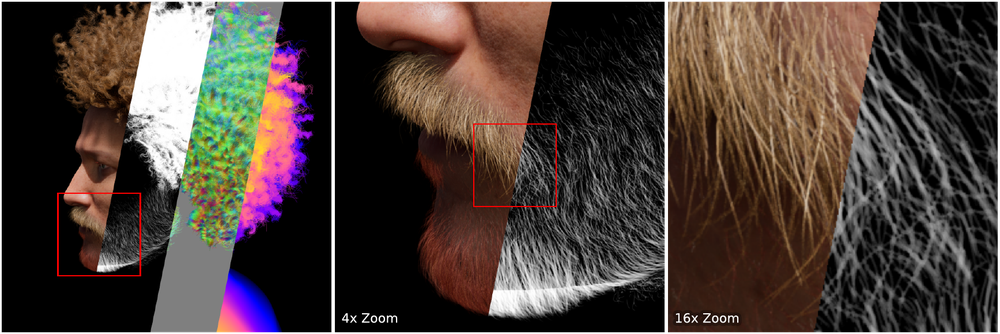
#> input picture images/thumbnail.png, 1000 x 334 px, shrunk from 1735 x 579 before the run
$ python estimate_sipq_folder.py --input-path images
#> lines starting #> are read from the running program, lines starting #| are printed output that depends on the picture; long printed decimals are rounded
### src/soft_ipq.py
import numpy as np


def soft_IPQ(alpha: np.ndarray) -> float:
    """
    Soft-IPQ implementation.

    Args:
        alpha: (H, W, C) or (H, W) array of alpha values.
    Returns:
        float: Soft-IPQ score.
    """
    assert alpha.ndim in (2, 3), "alpha must be 2D or 3D (H, W[, C])"
    alpha = alpha.astype(float)
    if alpha.ndim == 2:
        alpha = alpha[:, :, None]

    # calculate magnitude and gradient magnitude
    magnitudes = np.sqrt(np.sum(np.square(alpha), axis=-1))
    gy, gx = np.gradient(alpha, axis=(0, 1))
    grad_magnitudes = np.sqrt(np.sum(gx ** 2 + gy ** 2, axis=-1))

    # Accumulate magnitudes
    A = np.sum(magnitudes)
    L = np.sum(grad_magnitudes)
    if A == 0:
        return 0.0
    else:
        return (L ** 2) / (4 * np.pi * A)

### estimate_sipq_folder.py
import argparse
import os
import sys
from pathlib import Path

_SRC_DIR = Path(__file__).resolve().parent / "src"
if str(_SRC_DIR) not in sys.path:
    sys.path.insert(0, str(_SRC_DIR))

import numpy as np
from PIL import Image

from soft_ipq import soft_IPQ

_EXT = {".png", ".jpg", ".jpeg", ".tif", ".tiff", ".webp"}


def main() -> None:
    parser = argparse.ArgumentParser(description="Soft-IPQ for each matte in a folder, then the average")
    parser.add_argument("--input-path", type=str, required=True, help="Directory containing matte images")
    args = parser.parse_args()

    folder = args.input_path
    names = sorted(n for n in os.listdir(folder) if Path(n).suffix.lower() in _EXT)
    if not names:
        print("No images found.")
        return

    scores = []
    for n in names:
        path = os.path.join(folder, n)
        arr = np.asarray(Image.open(path).convert("L"), dtype=float) / 255.0
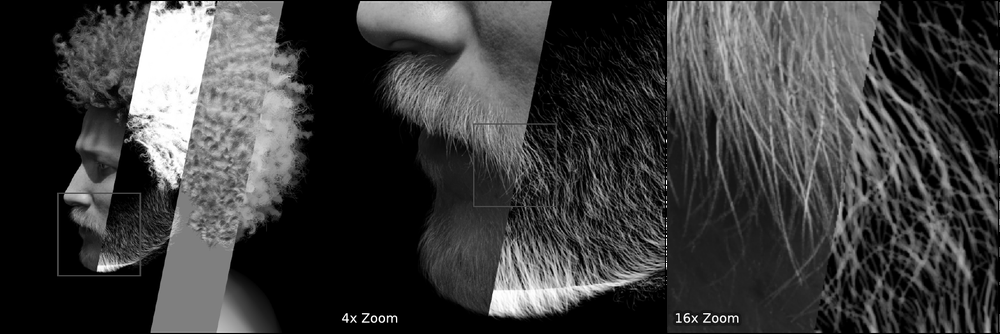
#> arr: shape (334, 1000) float64; min 0, max 1, mean 0.239
        s = soft_IPQ(arr)
#> in soft_IPQ, `gy, gx = np.gradient(alpha, axis=(0, 1))`:
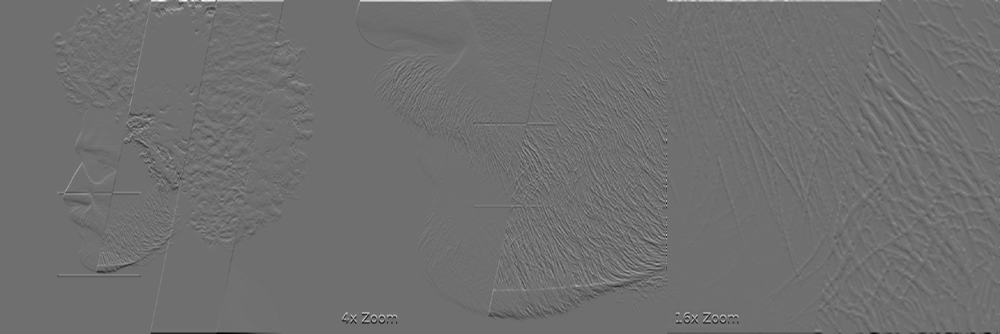
#> gy: shape (334, 1000, 1) float64; min -0.745, max 0.953, mean 0.000265; drawn with min black and max white
#> in soft_IPQ, `gy, gx = np.gradient(alpha, axis=(0, 1))`:
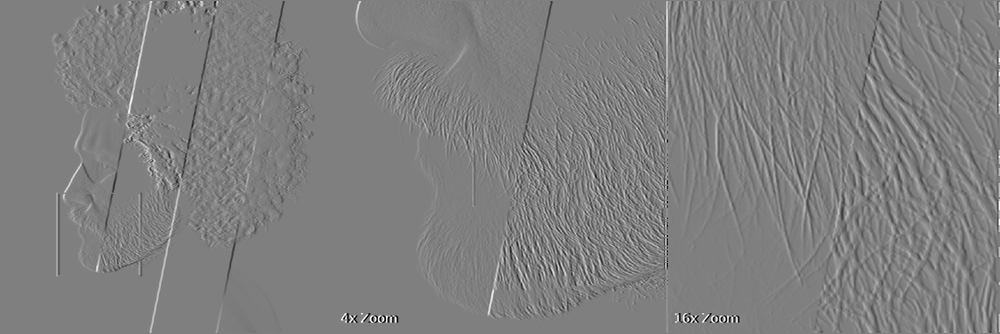
#> gx: shape (334, 1000, 1) float64; min -0.5, max 0.5, mean 0.000225; drawn with min black and max white
#> in soft_IPQ, `grad_magnitudes = np.sqrt(np.sum(gx ** 2 + gy ** 2, axis=-1))`:
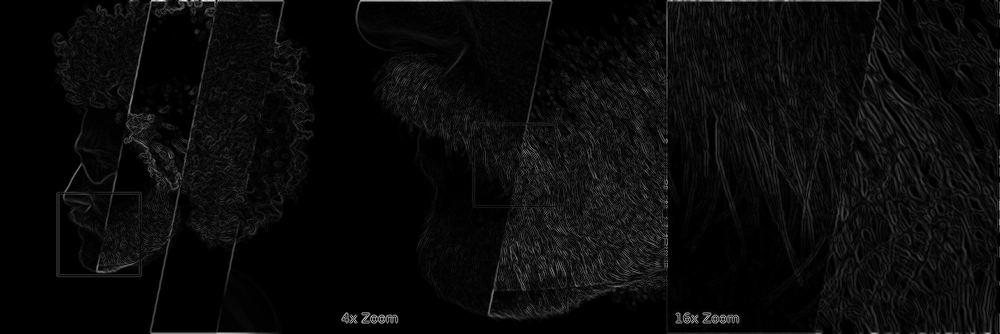
#> grad_magnitudes: shape (334, 1000) float64; min 0, max 0.953, mean 0.0417
#> in soft_IPQ, `A = np.sum(magnitudes)`: A = 79946.8
#> in soft_IPQ, `L = np.sum(grad_magnitudes)`: L = 13920.4
#> s = 192.9
        scores.append(s)
        print(f"{path}\t{s:.6f}")
#| images/thumbnail.png	192.883

    print(f"average_sipq\t{float(np.mean(scores)):.6f}")
#| average_sipq	192.883


if __name__ == "__main__":
    main()
